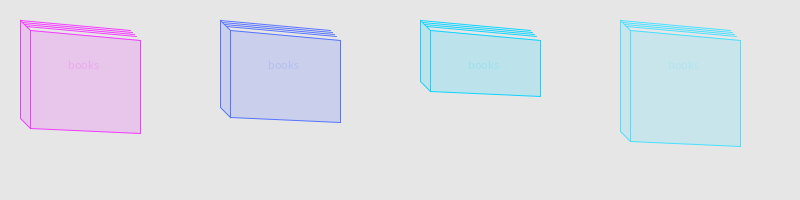
Frame 1 (no input)
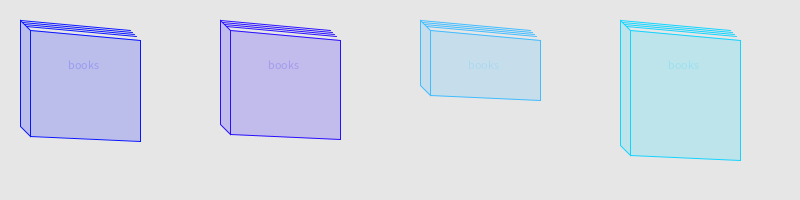
Frame 2 (the mouse pressed at the canvas centre, redrawn once)

The Processing sketch that drew these frames (run headless with seeded random() and noise(); the mouse was pressed at the canvas centre and the sketch redrawn once):

// Processing sketch: processing_91637
// ── processing_91637.pde

 /*
ACCD Spring 2013
ID03
6//Parameterized Form
Jinha Kim
*/
 
 
void setup() {
  size(800, 200);
  smooth();
  noLoop();
}
 
void draw() {
  background(230);
   
  for (int i = 20; i < width-10; i = i + 200) {
    for (int j = 20; j < height-10; j = j + 200) {
    
  float sw = random(3);
  float rs = random(0.5, 1.1);
  color c = color( random(255), random(255), 255);
  color st = color(random(255), random(255), random(255));
   
  float pages = random(100,20);
  float cover = random(80, 150);
  float spine = random(10, 30);
  float top = random(10, 30);
   
  book(i, j, pages, cover, c, spine, sw, top);
    }
 }
}
 
 
void book(float x, float y, float pages, float cover, color c, float spine, float sw, float top) {
 //strokeWeight(sw);
  
 pushMatrix();
 translate(x, y);
 //rotate(angle);
 //scale(scaler);
 
  
fill(c, 50);
stroke(c);
//spine
quad(0, 0, 10, 10, 10, cover-10, 0, cover-20);

fill(c, 50);
stroke(c);
//pages
line(0, 0, pages+10, 10);
line(2, 2, pages+12, 12);
line(4, 4, pages+14, 14);
line(6, 6, pages+16, 16);


fill(c, 50);
stroke(c);
//spine
quad(10, 10, pages+20, 20, pages+20, cover-5, 10, cover-10);
text("books", 48, 40, pages, 50);

popMatrix();
}

 
 
void mousePressed() {
 redraw();
  }
